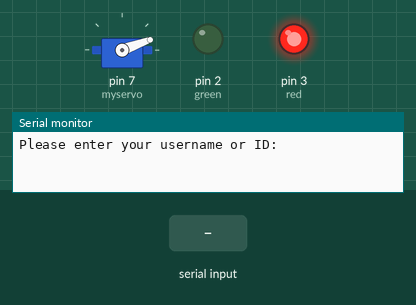
Recording of a sketch running on a simulated Arduino Uno, built with avr-gcc and run on an emulated ATmega328P. Shown: servo, output pins drawn as LEDs (lit = HIGH), the last lines printed to the serial monitor. Dashed ring = blinking. The test bench sets the inputs (shaded band).

Above: at 1.2 s.
1.3 s: "1" received over the second serial link
At 2.6 s:
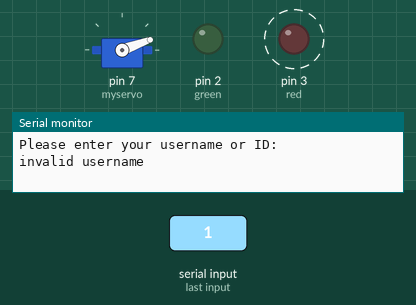
4.3 s: "0" received over the second serial link
At 7.1 s:
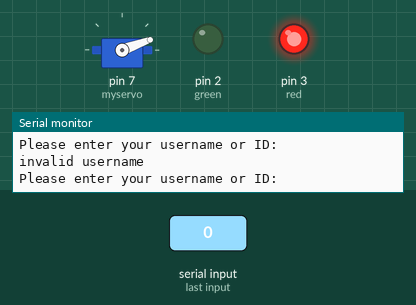
7.3 s: "2" received over the second serial link
At 8.8 s:
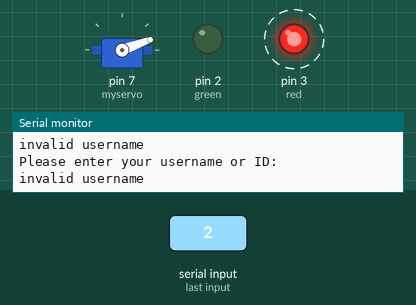
Timing chart, 0 to 11.0 s (numbered marks = the images above; inputs shaded):
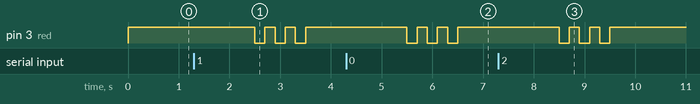

Measured:
- after the input at 1.3 s, pin 3 (red): alternates HIGH for 0.20 s and LOW for 0.20 s, 6 changes in all, then stays HIGH, starting after 1.2 s
- after the input at 4.3 s, pin 3 (red): alternates HIGH for 0.20 s and LOW for 0.20 s, 6 changes in all, then stays HIGH, starting after 1.2 s
- after the input at 7.3 s, pin 3 (red): alternates HIGH for 0.20 s and LOW for 0.20 s, 6 changes in all, then stays HIGH, starting after 1.2 s

The sketch:

SimpleVerification.ino
```cpp
#include <string.h>
#include <SoftwareSerial.h>
#include <Servo.h>

SoftwareSerial BLESerial(0,1);

String userName [6] = {"ntiko", "linda", "brian", "abhi", "ian", "akua"};
String userId [6] = {"u1","u2","u3","u4","u5","u6"};

// variable to store the initial values
int pos = 20;   //Servo initial position
int green = 2;  //Green LED is on pin 2
int red = 3;    //Red LED is on pin 3

// create servo object to control a servo
Servo myservo;

void setup() {
  // put your setup code here, to run once:
  Serial.begin(9600);     // initialize serial
  // wait for serial port to connect. Needed for native USB port only
  while (!Serial) { };
  BLESerial.begin(9600);

  pinMode(green, OUTPUT);
  pinMode(red, OUTPUT);

  // attaches the servo on pin 7 to the servo object
  myservo.attach(7);
}

void loop() {
  // put your main code here, to run repeatedly:
  int nameNo;
  bool found = false;

  digitalWrite(red, HIGH);
  myservo.write(pos);


  Serial.println("Please enter your username or ID: ");

  //wait for user input
  while (BLESerial.available() == 0);

  //read input
  String id = BLESerial.readString();
  id.trim(); //get rid of return character at the end

  for (int i = 0; i < 5; i++){
    if (id == userId[i] || id == userName[i]){
      found = true;
      nameNo = i;
    }
  }

  if (found){
    Serial.println("hello " +userName[nameNo]);
    sendNotification(userName[nameNo]);
    digitalWrite(red, LOW);
    digitalWrite(green, HIGH);

    for (pos; pos <= 100; pos++){
      myservo.write(pos);
      delay(15);
    }
    delay(2000);

    for (pos = 100; pos >= 20; pos--){
        myservo.write(pos);
        delay(15);
    }
    digitalWrite(green,LOW);

  }
  else {
    Serial.println("invalid username");
    digitalWrite(green, LOW);
    digitalWrite(red, HIGH);
    delay(200);
    digitalWrite(red, LOW);
    delay(200);
    digitalWrite(red, HIGH);
    delay(200);
    digitalWrite(red, LOW);
    delay(200);
    digitalWrite(red, HIGH);
    delay(200);
    digitalWrite(red, LOW);
    delay(200);
    digitalWrite(red, HIGH);
  }

}

// This function is going to send notification to the user
void sendNotification(String val){

}
```
